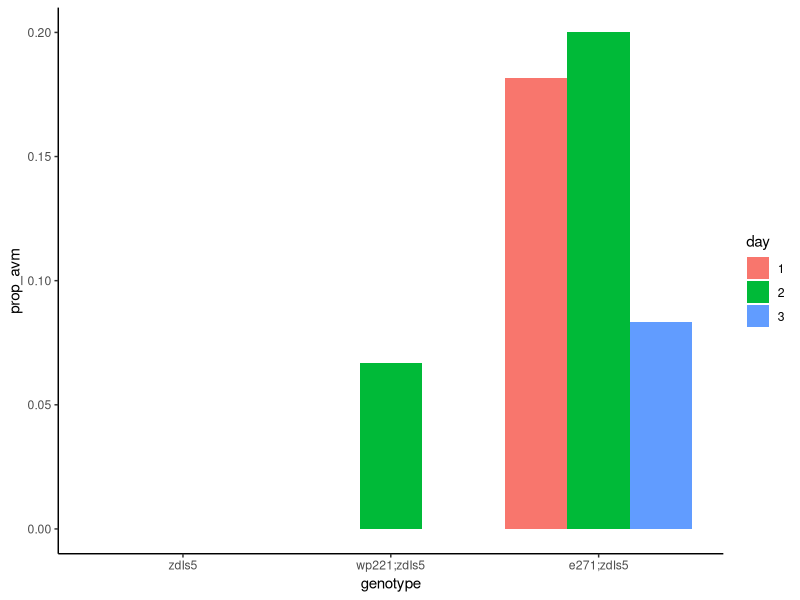
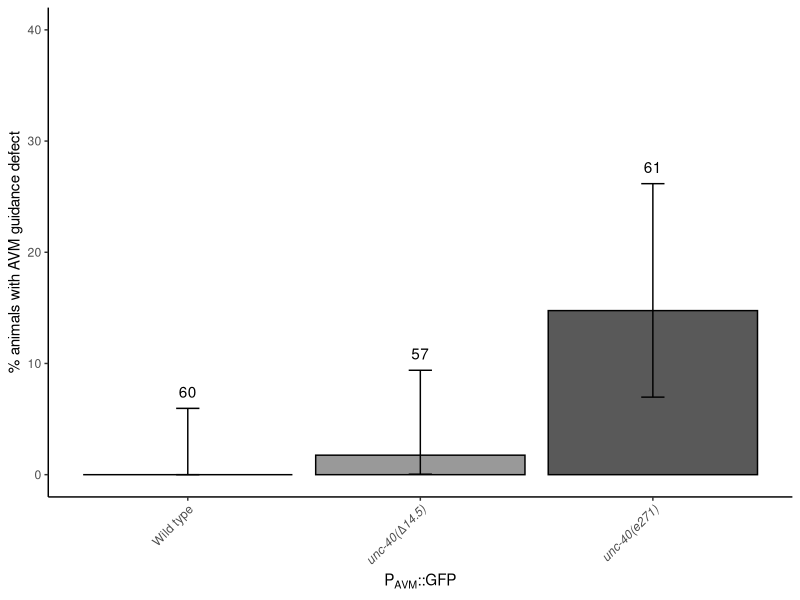

Here is the R script that generated these plots, in order:
library(tidyverse)

dat <- readxl::read_excel("count_defects.xlsx",
                          col_types = c("text","text","text",
                                        "numeric", "numeric", "numeric", "numeric")) |>
  mutate(day = as.factor(day),
         genotype = factor(genotype,
                           levels = c("zdIs5", "wp221;zdIs5", "e271;zdIs5")),
         worm = as.factor(worm))


dat |>
  summarize(prop_PLM_loop = mean(PLMloop>0),
            prop_any_other = mean(other > 0),
            prop_avm = mean(AVM > 0),
            .by = genotype)

dat |>
  summarize(prop_PLM_loop = mean(PLMloop>0),
            prop_any_other = mean(other > 0),
            prop_avm = mean(AVM > 0),
            .by = c(genotype, day)) |>
  ggplot() +
  theme_classic() +
  geom_col(aes(x = genotype, fill = day,
               y = prop_avm),
           position = "dodge")


dat |>
  summarize(n_defects = sum(AVM > 0),
            n_worms = n(),
            perc_defects = 100 * n_defects / n_worms,
            .by = genotype) |>
  mutate(100*map2_dfr(n_defects, n_worms,
                  ~ {
                    binom.test(x = .x, n = .y)$conf.int |> setNames(c("lower", "upper"))}
                  )) |>
  ggplot(aes(x = genotype, y = perc_defects)) +
  theme_classic() +
  theme(legend.position = "none") +
  scale_y_continuous(limits = c(0, 40)) +
  scale_fill_manual(values = c("grey90", "grey60", "grey35")) +
  scale_x_discrete(labels = c("Wild type",
                              bquote(italic("unc-40("*Delta*"14.5)")),
                              bquote(italic("unc-40(e271)")))) +
  theme(axis.text.x = element_text(angle = 45, vjust = 1, hjust=1)) +
  ylab("% animals with AVM guidance defect") +
  xlab(bquote(P[AVM]*"::GFP")) +
  geom_col(aes(fill = genotype),
           color = 'black') +
  geom_text(aes(label = n_worms, y = upper),
            nudge_y = 1.5) +
  geom_errorbar(aes(ymin = lower, ymax = upper),
                width = .1)

# ggsave("avm_defects.pdf",
#        width = 8, height = 10, units = "cm")


#~ Test ----


mat <- dat |>
  summarize(n_defects = sum(AVM > 0),
            n_worms = n(),
            perc_defects = 100 * n_defects / n_worms,
            .by = genotype) |>
  mutate(genotype = genotype,
         n_success = n_defects,
         n_failure = n_worms - n_defects,
         .keep = "none") |>
  column_to_rownames("genotype") |>
  as.matrix()

mat  

pvals <- c(prop.test(mat[-3,])$p.value,
           prop.test(mat[-1,])$p.value,
           prop.test(mat[-2,])$p.value) |>
  setNames(c("WT-e271", "delta-e271", "WT-delta"))

p.adjust(pvals)




